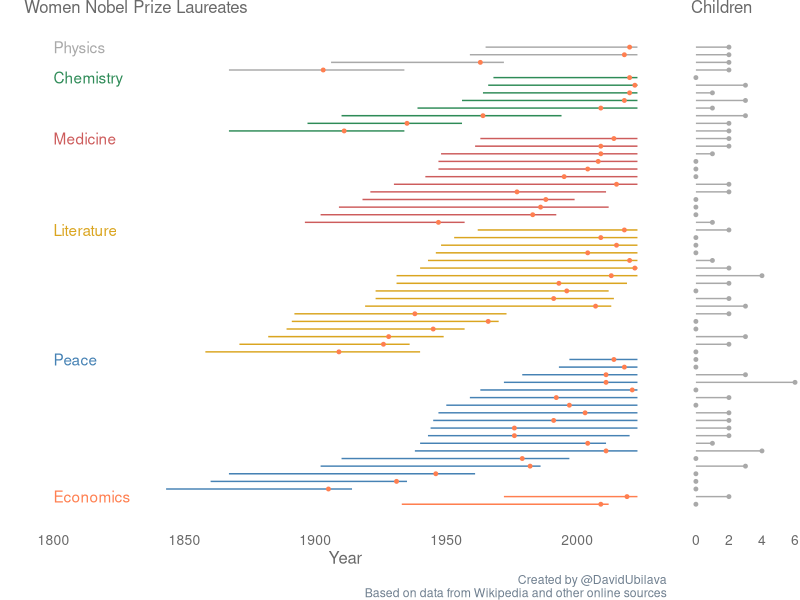
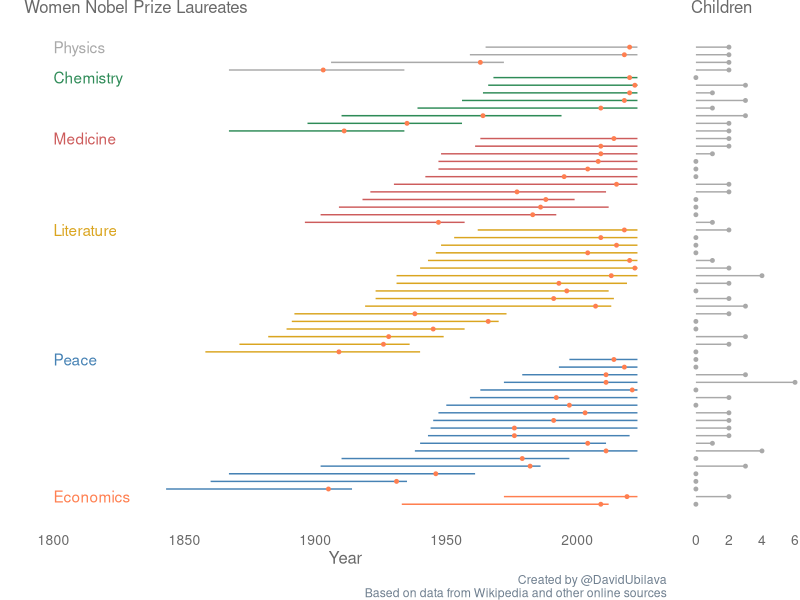

R code for these plots, in order: (Note: this script raises an error after producing the figures.)
# load the libraries (install them if needed)
library(data.table)
library(ggplot2)
library(Cairo)
library(cowplot)

# plot aesthetics
theme_guess <- function(){
  theme(
    panel.background=element_rect(fill="transparent",color=NA),
    plot.background=element_rect(fill="transparent",color=NA),
    legend.background=element_rect(fill="transparent",color=NA),
    plot.title=element_text(size=12,colour="dimgray"),
    axis.title=element_text(size=12,colour="dimgray"),
    axis.text=element_text(size=10,colour="dimgray",margin=margin(t=1,r=1,b=1,l=1)),
    axis.line=element_line(colour="darkgray"),
    axis.ticks=element_line(colour="darkgray"),
    legend.position="none",
    legend.title=element_blank(),
    legend.text=element_text(size=10,colour="dimgray"),
    legend.key.size=unit(.75,'lines'),
    plot.caption = element_text(colour="slategray"),
    strip.background=element_blank(),
    strip.text=element_text(size=10,colour="dimgray",face="bold",margin=margin(.1,0,.1,0,"cm"))
  )
}

women_dt <- fread("data/nobel_women.csv")
econ_dt <- fread("data/nobel_economics.csv")


women_dt[,`:=`(Age=Year-Born)]
econ_dt[,`:=`(Age=Year-Born)]


# the feature graph
women_dt[,`:=`(Field_id=ifelse(Field=="Economics",1,ifelse(Field=="Peace",2,ifelse(Field=="Literature",3,ifelse(Field=="Medicine",4,ifelse(Field=="Chemistry",5,6))))))]

life_dt <- women_dt[order(Field_id,Born,Year,Died)]
life_dt[,id := seq_len(.N)]

life_dt[,`:=`(Life=Died-Born,Life_After=Died-Year)]

life_dt[is.na(Died)]$Died <- 2023

gg_lives <- ggplot(life_dt)+
  geom_segment(aes(x=Born,xend=Died,y=id,yend=id,color=as.factor(Field_id)),linewidth=.5)+
  scale_color_manual(values=c("coral","steelblue","goldenrod","indianred","seagreen","darkgray"))+
  geom_point(aes(x=Year,y=id),color="coral",size=1)+
  annotate(geom="text", x=1800, y=2, label="Economics",color="coral",hjust=0)+
  annotate(geom="text", x=1800, y=20, label="Peace",color="steelblue",hjust=0)+
  annotate(geom="text", x=1800, y=37, label="Literature",color="goldenrod",hjust=0)+
  annotate(geom="text", x=1800, y=49, label="Medicine",color="indianred",hjust=0)+
  annotate(geom="text", x=1800, y=57, label="Chemistry",color="seagreen",hjust=0)+
  annotate(geom="text", x=1800, y=61, label="Physics",color="darkgray",hjust=0)+
  labs(title="Women Nobel Prize Laureates",x="Year",y="",caption = "Created by @DavidUbilava\nBased on data from Wikipedia and other online sources")+
  coord_cartesian(xlim=c(1800,2023))+
  theme_classic()+
  theme_guess()+
  theme(axis.line = element_blank(),axis.ticks=element_blank(),axis.text.y = element_blank(),plot.margin=margin(0,0,0,0,"cm"))

gg_children <- ggplot(life_dt)+
  geom_segment(aes(x=0,xend=Children,y=id,yend=id),color="darkgray",linewidth=.5)+
  geom_point(aes(x=Children,y=id),color="darkgray",size=1)+
  labs(title="Children")+
  coord_cartesian(xlim=c(0,6))+
  theme_classic()+
  theme_guess()+
  theme(axis.line = element_blank(),axis.ticks=element_blank(),axis.text.y = element_blank(),axis.title = element_blank(),plot.margin=margin(0,0,0,0,"cm"))


gg_livedots <- ggplot(life_dt,aes(x=Year))+
  geom_dotplot(fill="coral",color="coral",binwidth=1,stackdir="down")+
  coord_cartesian(xlim=c(1800,2023))+
  labs(caption = "Created by @DavidUbilava\nBased on data from Wikipedia and other online sources")+
  theme_classic()+
  theme_guess()+
  theme(axis.line = element_blank(),axis.ticks=element_blank(),axis.text=element_blank(),axis.title = element_blank(),plot.margin=margin(0,0,0,0,"cm"))

gg_childrendots <- ggplot(life_dt,aes(x=Children))+
  geom_dotplot(fill="darkgray",color="darkgray",binwidth=.2,stackdir="down")+
  coord_cartesian(xlim=c(0,6))+
  theme_classic()+
  theme_guess()+
  theme(axis.line = element_blank(),axis.ticks=element_blank(),axis.text=element_blank(),axis.title = element_blank(),plot.margin=margin(0,0,0,0,"cm"))


gg_combined <- plot_grid(gg_lives,gg_children,ncol=2,align="hv",rel_widths = c(5,1))


ggsave("figures/nobel_women.png",gg_combined,width=6.5,height=4.5,dpi="retina",device="png")
ggsave("figures/nobel_women.eps",gg_combined,width=6.5,height=4.5,dpi="retina",device=cairo_ps)


children_econ_dt <- econ_dt[,.N,by=Children]
children_econ_dt <- children_econ_dt[order(Children)]
children_econ_dt[,`:=`(CDF=cumsum(N)/sum(N))]

children_women_dt <- women_dt[,.N,by=Children]
children_women_dt <- children_women_dt[order(Children)]
children_women_dt[,`:=`(CDF=cumsum(N)/sum(N))]

combined_dt 

gg_childrendots <- ggplot(women_dt,aes(x=Children))+
  geom_dotplot(fill="darkgray",color="darkgray",binwidth=.1)+
  coord_cartesian(xlim=c(0,6))+
  theme_classic()+
  theme_guess()+
  theme(axis.line = element_blank(),axis.ticks=element_blank(),axis.text=element_blank(),axis.title = element_blank(),plot.margin=margin(0,0,0,0,"cm"))
